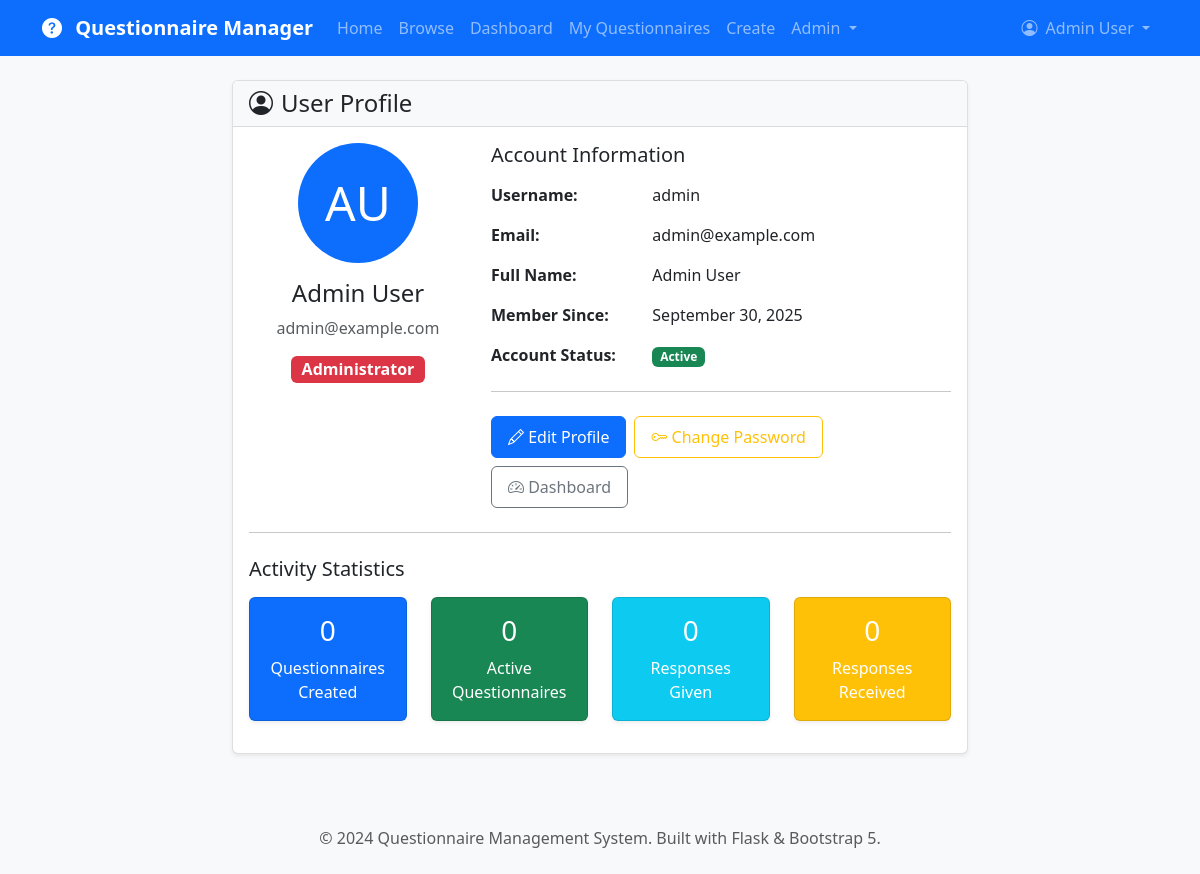
The app's page /auth/profile (signed in), older data.
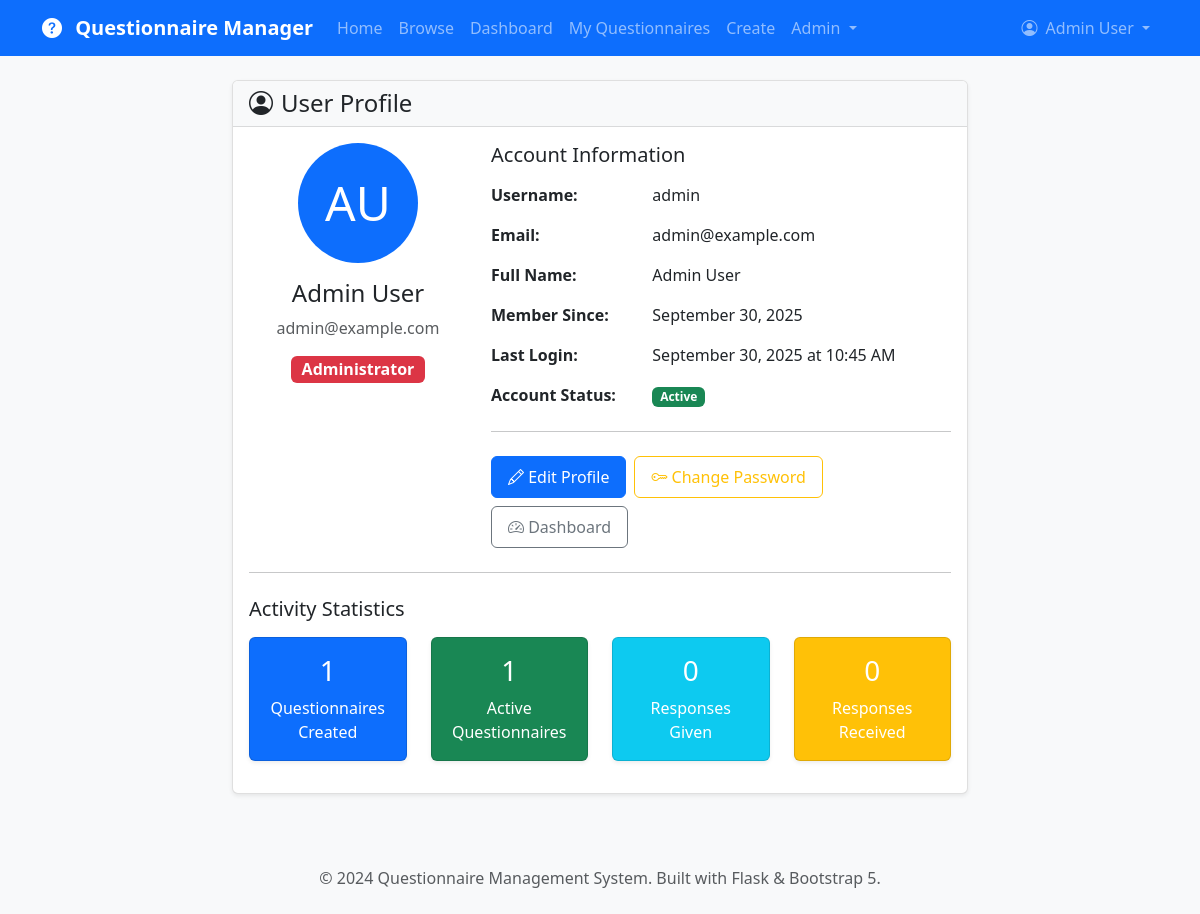
The same page, newer data.
### app/models.py (models this page shows, shortened)
class User(UserMixin, db.Model):
    __tablename__ = 'users'
    id = db.Column(db.Integer, primary_key=True)
    username = db.Column(db.String(64), index=True, unique=True, nullable=False)
    email = db.Column(db.String(120), index=True, unique=True, nullable=False)
    password_hash = db.Column(db.String(128))
    first_name = db.Column(db.String(64))
    last_name = db.Column(db.String(64))
    role = db.Column(db.String(20), default='user')  # user, admin
    is_active = db.Column(db.Boolean, default=True)
    created_at = db.Column(db.DateTime, index=True, default=datetime.utcnow)
    last_login = db.Column(db.DateTime)
    created_questionnaires = db.relationship('Questionnaire', foreign_keys='Questionnaire.creator_id',
                                           backref='creator', lazy='dynamic', cascade='all, delete-orphan')
    responses = db.relationship('Response', backref='user', lazy='dynamic', cascade='all, delete-orphan')
    def get_full_name(self):
        if self.first_name and self.last_name:
            return f"{self.first_name} {self.last_name}"
        return self.username
    def is_admin(self):
        return self.role == 'admin'

### app/auth/routes.py (the view)
@bp.route('/profile')
@login_required
def profile():
    return render_template('auth/profile.html', title='Profile', user=current_user)

### app/models.py (called while the page is built)
@login_manager.user_loader
def load_user(user_id):
    return User.query.get(int(user_id))

    def get_total_responses(self):
        return self.responses.filter_by(is_complete=True).count()

### app/templates/auth/profile.html (shortened to what the changed rows need)
{% extends "base.html" %}
{% block content %}
<div class="row">
    <div class="col-lg-8 mx-auto">
        <div class="card">
            <div class="card-body">
                <div class="row">
                    <div class="col-md-4 text-center mb-4">
                        <div class="bg-primary text-white rounded-circle d-inline-flex align-items-center justify-content-center mb-3"
                             style="width: 120px; height: 120px; font-size: 3rem;">
                            {{ user.first_name[0] if user.first_name else user.username[0] }}{{ user.last_name[0] if user.last_name else '' }}
                        </div>
                        <h4>{{ user.get_full_name() }}</h4>
                        <p class="text-muted">{{ user.email }}</p>
                        {% if user.role == 'admin' %}
                            <span class="badge bg-danger fs-6">Administrator</span>
                        {% else %}
                            <span class="badge bg-primary fs-6">User</span>
                        {% endif %}
                    </div>
                    <div class="col-md-8">
                        <div class="row mb-3">
                            <div class="col-sm-4"><strong>Username:</strong></div>
                            <div class="col-sm-8">{{ user.username }}</div>
                        </div>
                        <div class="row mb-3">
                            <div class="col-sm-4"><strong>Email:</strong></div>
                            <div class="col-sm-8">{{ user.email }}</div>
                        </div>
                        <div class="row mb-3">
                            <div class="col-sm-4"><strong>Full Name:</strong></div>
                            <div class="col-sm-8">{{ user.get_full_name() }}</div>
                        </div>
                        <div class="row mb-3">
                            <div class="col-sm-4"><strong>Member Since:</strong></div>
                            <div class="col-sm-8">{{ user.created_at.strftime('%B %d, %Y') }}</div>
                        </div>
                        {% if user.last_login %}
                            <div class="row mb-3">
                                <div class="col-sm-4"><strong>Last Login:</strong></div>
                                <div class="col-sm-8">{{ user.last_login.strftime('%B %d, %Y at %I:%M %p') }}</div>
                            </div>
                        {% endif %}
                    </div>
                </div>
                <div class="row text-center">
                    <div class="col-md-3 mb-3">
                        <div class="card bg-primary text-white h-100">
                            <div class="card-body">
                                <h3 class="card-title">{{ user.created_questionnaires.count() }}</h3>
                                <p class="card-text mb-0">Questionnaires Created</p>
                            </div>
                        </div>
                    </div>
                    <div class="col-md-3 mb-3">
                        <div class="card bg-success text-white h-100">
                            <div class="card-body">
                                <h3 class="card-title">{{ user.created_questionnaires.filter_by(is_active=True).count() }}</h3>
                                <p class="card-text mb-0">Active Questionnaires</p>
                            </div>
                        </div>
                    </div>
                                {% set total_responses = namespace(count=0) %}
                                {% for q in user.created_questionnaires %}
                                    {% set total_responses.count = total_responses.count + q.get_total_responses() %}
                                {% endfor %}
                </div>
            </div>
        </div>
    </div>
</div>
{% endblock %}

### app/templates/base.html (shortened to what this page needs)
<!DOCTYPE html>
<html lang="en">
<head>
    <link href="https://cdn.jsdelivr.net/npm/bootstrap@5.3.0/dist/css/bootstrap.min.css" rel="stylesheet">
    <link rel="stylesheet" href="https://cdn.jsdelivr.net/npm/bootstrap-icons@1.10.0/font/bootstrap-icons.css">
    <link href="{{ url_for('static', filename='css/custom.css') }}" rel="stylesheet">
</head>
<body>
    <nav class="navbar navbar-expand-lg navbar-dark bg-primary">
        <div class="container">
            <a class="navbar-brand" href="{{ url_for('main.index') }}">
                <i class="bi bi-question-circle-fill me-2"></i>
                Questionnaire Manager
            </a>
            <div class="collapse navbar-collapse" id="navbarNav">
                <ul class="navbar-nav me-auto">
                    <li class="nav-item">
                        <a class="nav-link" href="{{ url_for('main.index') }}">Home</a>
                    </li>
                    <li class="nav-item">
                        <a class="nav-link" href="{{ url_for('main.questionnaires') }}">Browse</a>
                    </li>
                    {% if current_user.is_authenticated %}
                        <li class="nav-item">
                            <a class="nav-link" href="{{ url_for('main.dashboard') }}">Dashboard</a>
                        </li>
                        <li class="nav-item">
                            <a class="nav-link" href="{{ url_for('main.my_questionnaires') }}">My Questionnaires</a>
                        </li>
                        <li class="nav-item">
                            <a class="nav-link" href="{{ url_for('main.create_questionnaire') }}">Create</a>
                        </li>
                        {% if current_user.is_admin() %}
                            <li class="nav-item dropdown">
                                <a class="nav-link dropdown-toggle" href="#" role="button" data-bs-toggle="dropdown">
                                    Admin
                                </a>
                            </li>
                        {% endif %}
                    {% endif %}
                </ul>
                <ul class="navbar-nav">
                    {% if current_user.is_authenticated %}
                        <li class="nav-item dropdown">
                            <a class="nav-link dropdown-toggle" href="#" role="button" data-bs-toggle="dropdown">
                                <i class="bi bi-person-circle me-1"></i>
                                {{ current_user.get_full_name() }}
                            </a>
                        </li>
                    {% endif %}
                </ul>
            </div>
        </div>
    </nav>
    <main class="container mt-4">
        {% block content %}{% endblock %}
    </main>
    <footer class="bg-light text-center py-4 mt-5">
        <div class="container">
            <p class="text-muted mb-0">
                &copy; 2024 Questionnaire Management System.
                Built with Flask & Bootstrap 5.
            </p>
        </div>
    </footer>
</body>
</html>

Row changes from the older to the newer data that the page shows:
changed User "Admin User": last_login (not shown) → "September 30, 2025 at 10:45 AM"
Text that changed along with them:
{{ user.created_questionnaires.count() }}: "0" → "1"
{{ user.created_questionnaires.filter_by(is_active=True).count() }}: "0" → "1"
text now shown: "Last Login:"
